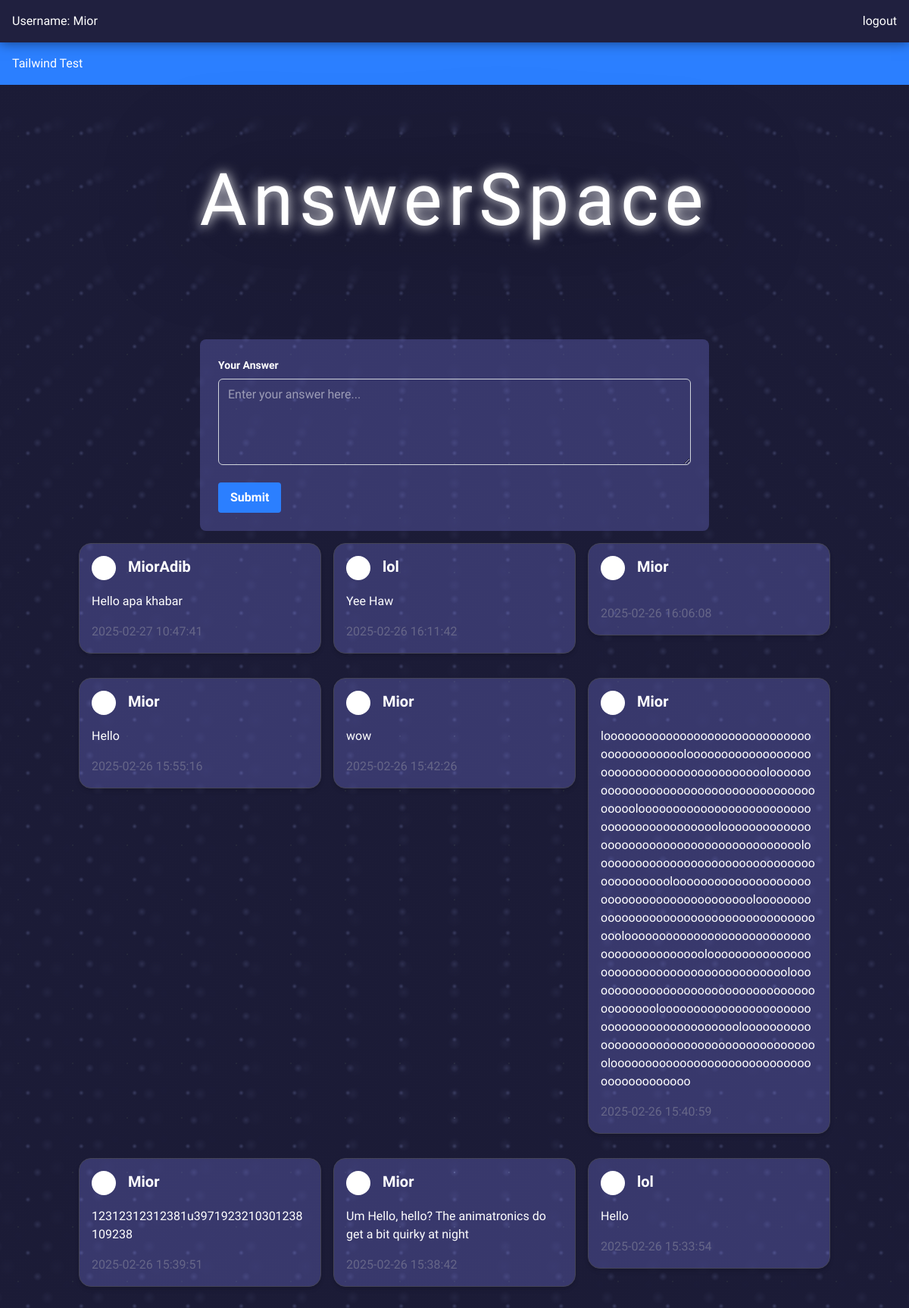
Page / (signed in) on the committed database.
### tables this page shows
CREATE TABLE `answers` (
  `id` int(11) NOT NULL,
  `answer_text` text NOT NULL,
  `user_id` int(11) NOT NULL,
  `time_created` timestamp NOT NULL DEFAULT current_timestamp()
);

CREATE TABLE `users` (
  `id` int(11) NOT NULL,
  `username` varchar(255) NOT NULL,
  `password` varchar(255) NOT NULL,
  `background` VARCHAR(50) NOT NULL DEFAULT 'white',
  `time_created` timestamp NULL DEFAULT current_timestamp()
);

### public/index.php (the view, shortened to what this page needs)
<?php
$db = new PDO("mysql:host=db;port=3306;dbname=answerdb;charset=utf8", 'root', 'mior');
?>
<!DOCTYPE html>
<html lang="en">
<head>
    <link rel="stylesheet" href="/styles.css">
</head>
<body>
    <?php
    include 'components/navbar.php';
    ?>
    <div class="bg-blue-500 text-white p-4">Tailwind Test</div>
    <div class="container mx-auto flex flex-col p-4 gap-4">
        <h1 class="text-[8dvw] drop-shadow-[0_0_4rem_rgba(1,1,1,0.5)] text-center text-white tracking-[.5rem]">
            AnswerSpace
        </h1>
        <div class="bg-[#88f4] container rounded-lg p-6 max-w-2xl mx-auto">
            <form action="" method="POST">
                <div class="mb-4">
                    <label for="answer_text" class="block text-gray-700 text-sm font-bold mb-2">
                        Your Answer
                    </label>
                    <textarea
                        id="answer_text"
                        name="answer_text"
                        rows="4"
                        class="disabled:bg-[#88a4] disabled:border-gray-500 w-full px-3 py-2 border border-gray-300 rounded-md focus:outline-none focus:ring focus:border-blue-300"
                        <?php
                        if (!isset($_SESSION['logged_in'])) {
                            echo "disabled placeholder='Log in to enter your anwer'";
                        } else {
                            echo "placeholder='Enter your answer here...'";
                        } ?>></textarea>
                </div>
                <div class="flex items-center justify-between">
                    <button
                        type="submit"
                        <?php
                        if (!isset($_SESSION['logged_in'])) {
                            echo "disabled";
                        }
                        ?>
                        class="disabled:bg-[#88a8] bg-blue-500 hover:bg-blue-600 text-white font-bold py-2 px-4 rounded focus:outline-none focus:shadow-outline">
                        Submit
                    </button>
                </div>
            </form>
        </div>
        <div class="flex flex-col lg:grid lg:grid-cols-3 gap-4">
            <?php
            $sql = "
                SELECT answers.answer_text, answers.user_id, users.username, answers.time_created, users.background
                FROM answers
                INNER JOIN users
                ON users.id = answers.user_id
                ORDER BY answers.time_created DESC;
                ";
            $stmt = $db->prepare($sql);
            $stmt->execute();
            $answers = $stmt->fetchAll();
            ?>
            <?php foreach ($answers as $answer): ?>
                <div class="bg-[#88f4] shadow-md rounded-lg p-4 mb-4 answer-item">
                    <div class="flex justify-between items-center mb-4">
                        <div class="flex gap-4">
                            <div
                                class="p-4 bg-white rounded-full"
                                style="
                            background: <?php $answer['background'] ?>;
                            "></div>
                            <h2 class="text-xl font-semibold "><?php echo htmlspecialchars($answer['username']); ?></h2>
                        </div>
                    </div>
                    <pre class="text-gray-700 mb-4 text-wrap break-words"><?php echo htmlspecialchars($answer['answer_text']); ?></pre>
                    <p style="color: #668;"><?php echo htmlspecialchars($answer['time_created']) ?></p>
                </div>
            <?php endforeach; ?>
        </div>
    </div>
</body>
</html>

### public/styles.css (style rules this page uses)
* { font-family: Comfortaa; color: white; }
h1 { text-shadow: #fff 0 0 1rem; margin-top: 4rem; margin-bottom: 6rem; }
body { background: radial-gradient(#abe4, #224c 3%) center top, radial-gradient(#abee, #0006 7%) center top, radial-gradient(#abed, #0008 12%) center top, radial-gradient(#abec, #0009 18%) center top, radial-gradient(#abeb, #000c 25%) center top, radial-gradient(#abea, #000e 39%) center top, black; background-size: 4.5rem 4.5rem, 4.4rem 4.4rem, 4.3rem 4.3rem, 4.2rem 4.2rem, 4.1rem 4.1rem, 4rem 4rem, auto; }
.answer-item { display: flex; flex-direction: column; border: #445 1px solid; border-radius: 1rem; padding: 1rem; height: fit-content; }
p { word-wrap: break-word; overflow: hidden; text-align: justify; }

### rows in the picture
answers: user.username "MiorAdib", answer_text "Hello apa khabar", time_created "2025-02-27 10:47:41"
answers: user.username "lol", answer_text "Yee Haw", time_created "2025-02-26 16:11:42"
answers: user.username "Mior", time_created "2025-02-26 16:06:08"
answers: user.username "Mior", answer_text "Hello", time_created "2025-02-26 15:55:16"
answers: user.username "Mior", answer_text "wow", time_created "2025-02-26 15:42:26"
answers: user.username "Mior", answer_text "looooooooooooooooooooooooooooooooooooooooooloooooooooooooooooooooooooooooooooooooooooolooooooooooooooooooooooooooooooooooooooooooloooooooooooooooooooooooooooooooooooooooooolooooooooooooooooooooooooooooooooooooooooooloooooooooooooooooooooooooooooooooooooooooolooooooooooooooooooooooooooooooooooooooooooloooooooooooooooooooooooooooooooooooooooooolooooooooooooooooooooooooooooooooooooooooooloooooooooooooooooooooooooooooooooooooooooolooooooooooooooooooooooooooooooooooooooooooloooooooooooooooooooooooooooooooooooooooooolooooooooooooooooooooooooooooooooooooooooooloooooooooooooooooooooooooooooooooooooooooo", time_created "2025-02-26 15:40:59"
answers: user.username "Mior", answer_text "12312312312381u3971923210301238109238", time_created "2025-02-26 15:39:51"
answers: user.username "Mior", answer_text "Um Hello, hello? The animatronics do get a bit quirky at night", time_created "2025-02-26 15:38:42"
answers: user.username "lol", answer_text "Hello", time_created "2025-02-26 15:33:54"

### other values in the picture
$_SESSION['username'] "Mior"
